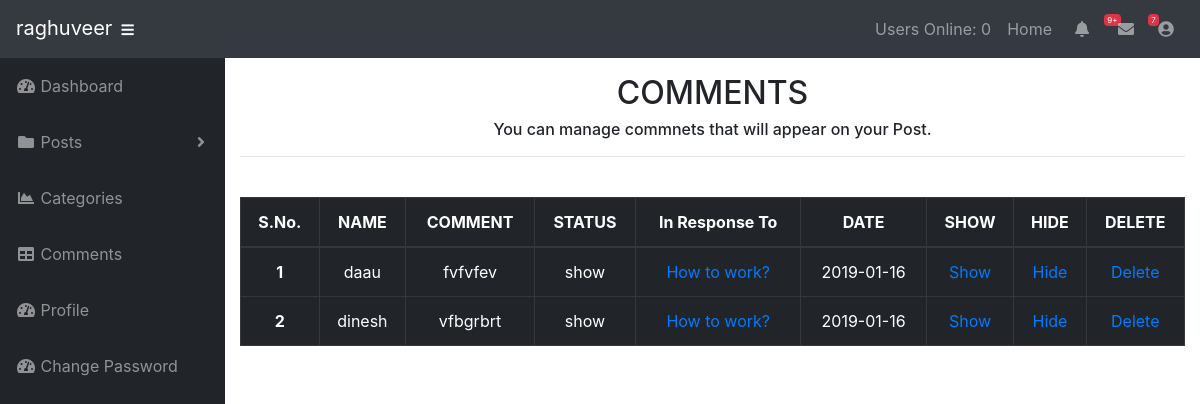
The page /subscriber/comments.php (signed in) on the database as committed earlier.
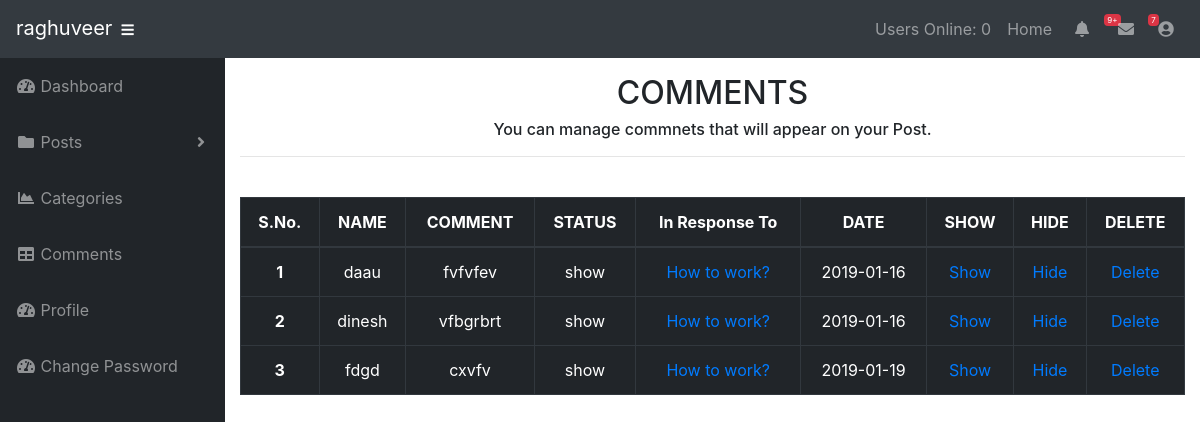
The same page on the database as committed later.
### tables this page shows
CREATE TABLE `comments` (
  `comment_id` int(3) NOT NULL,
  `comment_post_id` int(3) NOT NULL,
  `comment_author` varchar(255) NOT NULL,
  `comment_email` varchar(255) NOT NULL,
  `comment_content` text NOT NULL,
  `comment_status` varchar(255) NOT NULL,
  `comment_date` date NOT NULL
);

CREATE TABLE `posts` (
  `post_id` int(3) NOT NULL,
  `post_category_id` int(3) NOT NULL,
  `post_title` varchar(255) NOT NULL,
  `post_user` varchar(255) NOT NULL,
  `post_date` date NOT NULL,
  `post_image` text NOT NULL,
  `post_content` text NOT NULL,
  `post_tags` varchar(255) NOT NULL,
  `post_comment_count` int(11) NOT NULL,
  `post_status` varchar(255) NOT NULL DEFAULT 'draft',
  `post_views_count` int(11) NOT NULL
);

### subscriber/functions.php (the view, shortened to what this page needs)
<?php
function viewPostComments(){
    global $connection;
    $serial=0;
    $query = "SELECT * FROM posts WHERE post_user = '{$_SESSION['username']}' ";
    $select_post_query = mysqli_query($connection,$query);
    while($row = mysqli_fetch_assoc($select_post_query)){
        $post_id = $row['post_id'];
        $post_title = $row['post_title'];
        $query = "SELECT * FROM comments WHERE comment_post_id = $post_id";
        $select_all_comments_query = mysqli_query($connection,$query);
        while($row = mysqli_fetch_assoc($select_all_comments_query)){
          $comment_id = $row['comment_id'];
          $comment_author = $row['comment_author'];
          $comment_content = $row['comment_content'];
          $comment_status = $row['comment_status'];
          $comment_date = $row['comment_date'];
          echo "<tr>";
          $serial=$serial+1;
          echo "<th scope='row'>$serial</th>";
          echo "<td>$comment_author</td>";
          echo "<td>$comment_content</td>";
          echo "<td>$comment_status</td>";
          echo "<td><a href='../post.php?p_id=$post_id'>$post_title</a></td>";
          echo "<td>$comment_date</td>";
          echo "<td><a href='comments.php?show=$comment_id'>Show</td>";
          echo "<td><a href='comments.php?hide=$comment_id'>Hide</td>";
          echo "<td><a href='comments.php?delete=$comment_id'>Delete</td>";
          echo "</tr>";
        }
    }
}
?>

Rows that differ between the two databases and show on the page:
added comments: comment_author "fdgd", comment_content "cxvfv", comment_status "show", $post_title "How to work?", comment_date "2019-01-19"
